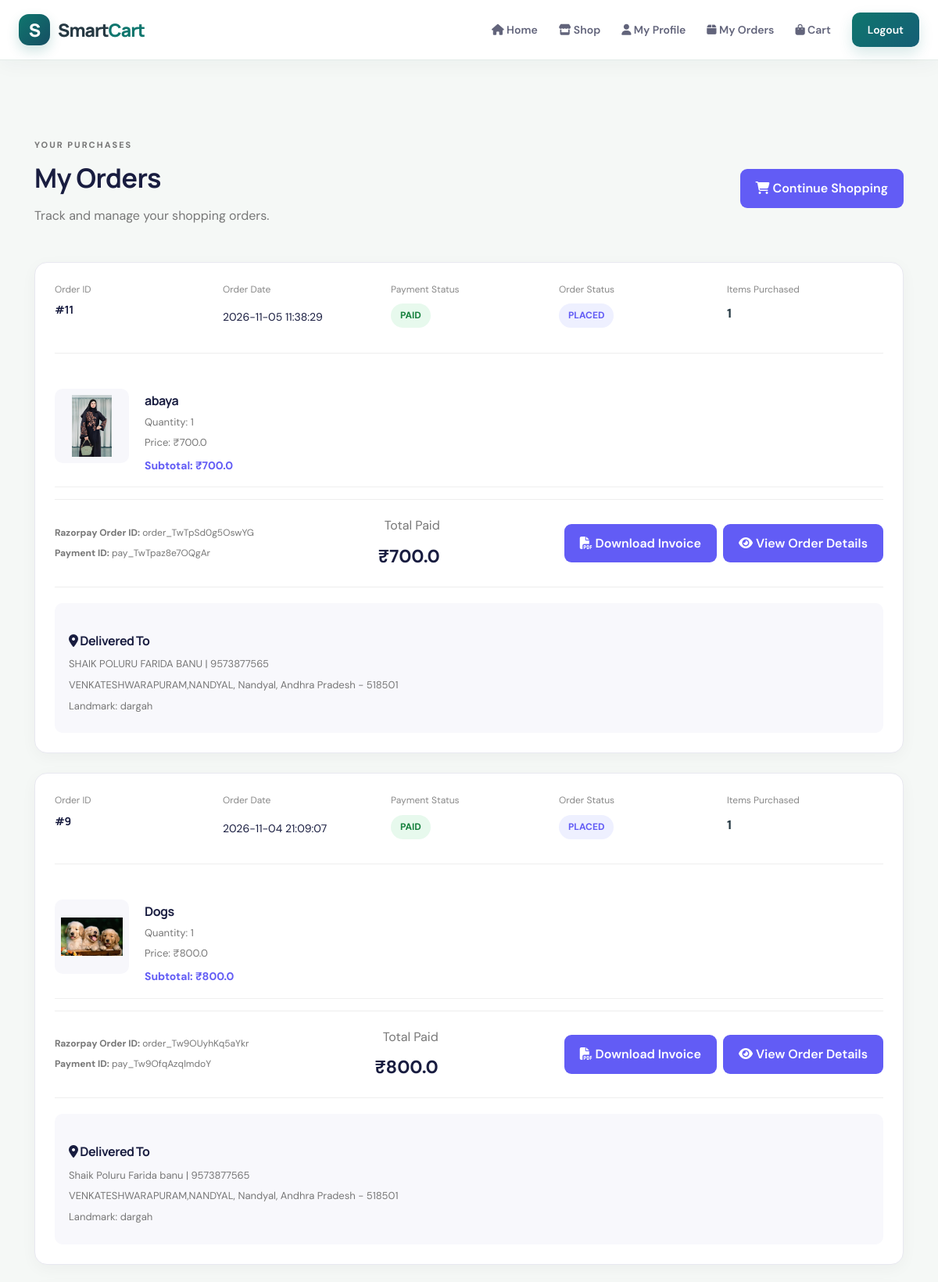
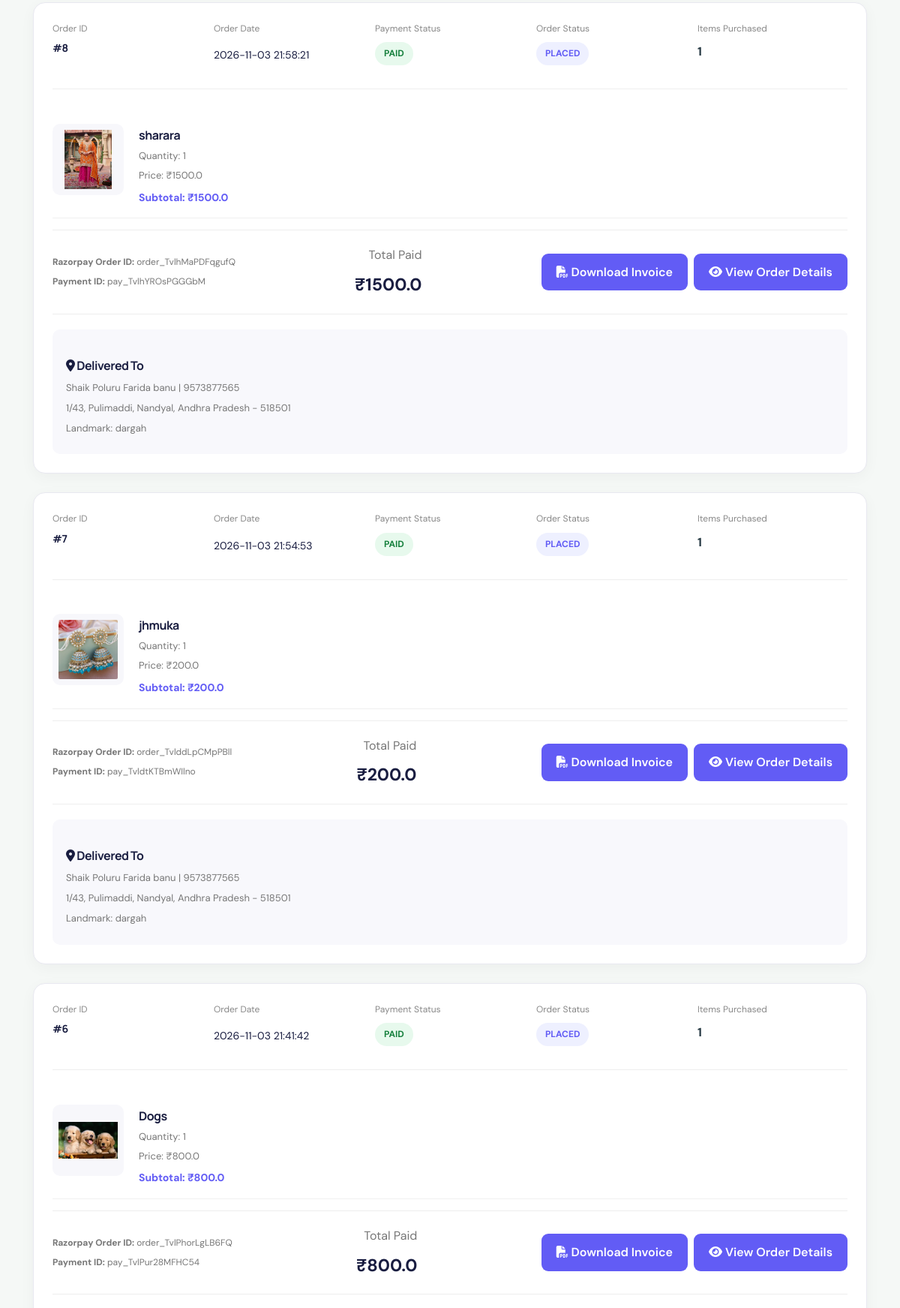
/user/my-orders (signed in, upper part), run on the app's committed database (2 pictures, top to bottom).
### tables this page shows
CREATE TABLE orders (
        order_id INTEGER PRIMARY KEY AUTOINCREMENT,
        customer_name TEXT,
        phone TEXT NOT NULL,
        email TEXT,
        address TEXT,
        city TEXT NOT NULL,
        state TEXT NOT NULL,
        pincode TEXT NOT NULL,
        total_amount REAL NOT NULL,
        status TEXT DEFAULT 'Placed',
        created_at TIMESTAMP DEFAULT CURRENT_TIMESTAMP,
        user_id INTEGER,
        razorpay_order_id TEXT,
        razorpay_payment_id TEXT UNIQUE,
        razorpay_signature TEXT,
        amount REAL,
        currency TEXT DEFAULT 'INR',
        payment_status TEXT DEFAULT 'PAID',
        order_status TEXT DEFAULT 'PLACED',
        full_name TEXT,
        address_line TEXT,
        landmark TEXT,
        FOREIGN KEY (user_id) REFERENCES users (user_id) ON DELETE SET NULL
    );

CREATE TABLE order_items (
        order_item_id INTEGER PRIMARY KEY AUTOINCREMENT,
        order_id INTEGER NOT NULL,
        product_id INTEGER,
        product_name TEXT NOT NULL,
        price REAL NOT NULL,
        quantity INTEGER NOT NULL DEFAULT 1,
        subtotal REAL NOT NULL,
        product_image TEXT,
        FOREIGN KEY (order_id) REFERENCES orders (order_id) ON DELETE CASCADE,
        FOREIGN KEY (product_id) REFERENCES products (product_id) ON DELETE SET NULL
    );

### app.py (the view)
@app.route('/user/my-orders')
def my_orders():
    if 'user_id' not in session:
        flash("Please login to view your orders.", "error")
        return redirect(url_for('user_login'))
    conn = None
    cursor = None
    try:
        conn = get_db_connection()
        cursor = conn.cursor(dictionary=True)
        cursor.execute(
            "SELECT * FROM orders WHERE user_id = %s ORDER BY created_at DESC",
            (session['user_id'],)
        )
        orders = cursor.fetchall()
        for order in orders:
            cursor.execute(
                "SELECT * FROM order_items WHERE order_id = %s ORDER BY order_item_id",
                (order['order_id'],)
            )
            order['items'] = cursor.fetchall()
            order['item_count'] = sum(int(item.get('quantity', 0)) for item in order['items'])
        return render_template('user/my_orders.html', orders=orders)
    except Exception:
        app.logger.exception("Unable to load orders for user_id=%s", session.get('user_id'))
        flash("Unable to load your orders. Please try again.", "error")
        return redirect(url_for('user_dashboard'))
    finally:
        if cursor:
            cursor.close()
        if conn:
            conn.close()

### db.py (called while the page is built)
def get_db_connection():
    return SQLiteDictConnection(DB_PATH)

    def fetchall(self):
        if self._custom_rows is not None:
            res = self._custom_rows
            self._custom_rows = []
            return res
        return [dict(r) for r in self._cursor.fetchall()]

    def close(self):
        self._cursor.close()

    def cursor(self, dictionary=True):
        return SQLiteDictCursor(self._conn.cursor())

    def close(self):
        self._conn.close()

### templates/user/my_orders.html (shortened to what this page needs)
{% extends 'base.html' %} {% block title %}My Orders | SmartCart{% endblock %}
{% block content %}
<div class="my-orders-container">
  <div class="orders-heading">
    <div>
      <p class="eyebrow">YOUR PURCHASES</p>
      <h1>My Orders</h1>
      <p>Track and manage your shopping orders.</p>
    </div>
    <a href="{{ url_for('user_dashboard') }}" class="shop-btn">
      <i class="fa-solid fa-cart-shopping"></i>
      Continue Shopping
    </a>
  </div>
  {% if orders %} {% for order in orders %}
  <div class="order-card">
    <div class="order-header">
      <div>
        <span class="order-label">Order ID</span>
        <h3>#{{ order.order_id }}</h3>
      </div>
      <div>
        <span class="order-label">Order Date</span>
        <p>{{ order.created_at }}</p>
      </div>
      <div>
        <span class="order-label">Payment Status</span>
        <span class="status-badge paid"> {{ order.payment_status }} </span>
      </div>
      <div>
        <span class="order-label">Order Status</span>
        <span class="status-badge placed"> {{ order.order_status }} </span>
      </div>
      <div>
        <span class="order-label">Items Purchased</span>
        <strong>{{ order.item_count|default(0) }}</strong>
      </div>
    </div>
    <div class="order-products">
      {% for item in order['items'] %}
      <div class="order-product">
        {% if item.product_image %} {% if
        item.product_image.startswith('http://') or
        item.product_image.startswith('https://') %}
        <img
          src="{{ item.product_image }}"
          alt="{{ item.product_name }}"
          class="order-product-image"
        />
        {% else %}
        <img
          src="{{ url_for('static', filename='uploads/product_images/' ~ item.product_image.split('/')[-1]) }}"
          alt="{{ item.product_name }}"
          class="order-product-image"
        />
        {% endif %} {% else %}
        <div class="order-image-placeholder">
          <i class="fa-regular fa-image"></i>
        </div>
        {% endif %}
        <div class="order-product-details">
          <h4>{{ item.product_name }}</h4>
          <p>Quantity: {{ item.quantity }}</p>
          <p>Price: ₹{{ item.price }}</p>
          <strong>Subtotal: ₹{{ item.subtotal }}</strong>
        </div>
      </div>
      {% endfor %}
    </div>
    <div class="order-footer">
      <div class="payment-information">
        <p>
          <strong>Razorpay Order ID:</strong>
          {{ order.razorpay_order_id }}
        </p>
        <p>
          <strong>Payment ID:</strong>
          {{ order.razorpay_payment_id }}
        </p>
      </div>
      <div class="order-total">
        <span>Total Paid</span>
        <strong> ₹{{ order.total_amount }} </strong>
      </div>
      <div class="order-actions" style="display: flex; gap: 8px; flex-wrap: wrap; align-items: center;">
        <a href="{{ url_for('download_invoice', order_id=order.order_id) }}" class="shop-btn order-details-link">
          <i class="fa-solid fa-file-pdf"></i> Download Invoice
        </a>
        <a href="{{ url_for('order_success', order_db_id=order.order_id) }}" class="shop-btn order-details-link">
          <i class="fa-solid fa-eye"></i> View Order Details
        </a>
      </div>
    </div>
    <div class="order-address">
      <h4>
        <i class="fa-solid fa-location-dot"></i>
        Delivered To
      </h4>
      <p>{{ order.full_name }} | {{ order.phone }}</p>
      <p>
        {{ order.address_line }}, {{ order.city }}, {{ order.state }} - {{
        order.pincode }}
      </p>
      {% if order.landmark %}
      <p>Landmark: {{ order.landmark }}</p>
      {% endif %}
    </div>
  </div>
  {% endfor %} {% endif %}
</div>
{% endblock %}

### static/css/style.css (style rules this page uses)
:root { --primary: #6366f1; --primary-dark: #4f46e5; --primary-light: #eef2ff; --navy: #171b3b; --ink: #252641; --muted: #777b91; --line: #eeeef5; --surface: #ffffff; --canvas: #f8f8fc; --success: #16a34a; --danger: #dc2626; --shadow: 0 10px 35px rgba(30, 27, 75, .07); --page-width: 1320px; }
*, *::before, *::after { box-sizing: border-box; }
html { scroll-behavior: smooth; }
body { min-height: 100vh; margin: 0; display: flex; flex-direction: column; background: var(--surface); color: var(--ink); font-family: "DM Sans", Arial, sans-serif; line-height: 1.6; }
img { display: block; max-width: 100%; }
a { color: inherit; text-decoration: none; }
h1, h2, h3, h4 { color: var(--navy); font-family: "Manrope", sans-serif; line-height: 1.2; letter-spacing: -.5px; }
h1 { font-size: clamp(30px, 4vw, 48px); margin: 0 0 15px; }
h3 { font-size: 18px; margin: 0 0 10px; }
p { color: var(--muted); }
.eyebrow { color: var(--primary); font-size: 11px; font-weight: 800; letter-spacing: 2px; text-transform: uppercase; margin: 0 0 12px; }
.my-orders-container { max-width: 1200px; margin: 45px auto; padding: 20px; }
.orders-heading { display: flex; justify-content: space-between; align-items: center; gap: 20px; margin-bottom: 30px; }
.orders-heading h1 { font-size: 34px; color: #191d40; margin: 8px 0; }
.orders-heading p { color: #777; }
.order-card { background: white; border: 1px solid #e8e8f0; border-radius: 16px; padding: 25px; margin-bottom: 25px; box-shadow: 0 5px 20px rgba(0,0,0,0.04); }
.order-header { display: grid; grid-template-columns: repeat(5, minmax(0, 1fr)); gap: 15px; padding-bottom: 20px; border-bottom: 1px solid #eee; }
.order-label { display: block; color: #888; font-size: 12px; margin-bottom: 8px; }
.order-header h3, .order-header p { color: #191d40; font-size: 14px; overflow-wrap: anywhere; }
.status-badge { display: inline-block; padding: 6px 12px; border-radius: 20px; font-size: 12px; font-weight: 700; }
.paid { background: #e7f9ed; color: #16803d; }
.placed { background: #eef0ff; color: #625cf5; }
.order-products { padding: 15px 0; }
.order-product { display: flex; align-items: center; gap: 20px; padding: 15px 0; border-bottom: 1px solid #f0f0f0; }
.order-product-image, .order-image-placeholder { width: 95px; height: 95px; border-radius: 10px; object-fit: contain; background: #f7f7fb; padding: 8px; box-sizing: border-box; }
.order-product-details h4 { color: #191d40; margin-bottom: 8px; }
.order-product-details p { color: #777; margin: 5px 0; font-size: 13px; }
.order-product-details strong { color: #625cf5; font-size: 14px; }
.order-footer { display: flex; justify-content: space-between; align-items: center; gap: 20px; padding: 20px 0; border-top: 1px solid #eee; border-bottom: 1px solid #eee; }
.payment-information p { font-size: 12px; color: #777; margin: 7px 0; overflow-wrap: anywhere; }
.order-total { text-align: right; }
.order-total span { display: block; color: #777; margin-bottom: 8px; }
.order-total strong { color: #191d40; font-size: 23px; }
.order-address { margin-top: 20px; background: #f8f8fc; padding: 18px; border-radius: 10px; }
.order-address h4 { color: #191d40; margin-bottom: 10px; }
.order-address p { color: #777; font-size: 13px; margin: 6px 0; }
.shop-btn { display: inline-block; padding: 12px 20px; background: #625cf5; color: white; text-decoration: none; border-radius: 9px; font-weight: 600; }
:root { --primary: #0f766e; --primary-dark: #115e59; --primary-light: #e6f4f1; --navy: #172f3b; --ink: #263943; --muted: #71818a; --line: #e4ece9; --surface: #ffffff; --canvas: #f5f8f6; --success: #16845b; --danger: #c44747; --shadow: 0 14px 38px rgba(24, 55, 59, .08); }
body { background: #f5f8f6; color: #263943; }
.brand-accent, .eyebrow { color: #0f766e; }
.order-details-link { align-self: center; white-space: nowrap; }

### data on the page
orders: order_id "11", created_at "2026-11-05 11:38:29", payment_status "PAID", order_status "PLACED", item_count "1", razorpay_order_id "order_TwTpSd0g5OswYG", razorpay_payment_id "pay_TwTpaz8e7OQgAr", total_amount "700.0", full_name "SHAIK POLURU FARIDA BANU", phone "9573877565", address_line "VENKATESHWARAPURAM,NANDYAL", city "Nandyal", state "Andhra Pradesh", pincode "518501", landmark "dargah"
order_items: product_image (picture), product_name "abaya", quantity "1", price "700.0", subtotal "700.0"
orders: order_id "9", created_at "2026-11-04 21:09:07", payment_status "PAID", order_status "PLACED", item_count "1", razorpay_order_id "order_Tw9OUyhKq5aYkr", razorpay_payment_id "pay_Tw9OfqAzqlmdoY", total_amount "800.0", full_name "Shaik Poluru Farida banu", phone "9573877565", address_line "VENKATESHWARAPURAM,NANDYAL", city "Nandyal", state "Andhra Pradesh", pincode "518501", landmark "dargah"
order_items: product_image (picture), product_name "Dogs", quantity "1", price "800.0", subtotal "800.0"
orders: order_id "8", created_at "2026-11-03 21:58:21", payment_status "PAID", order_status "PLACED", item_count "1", razorpay_order_id "order_TvlhMaPDFqgufQ", razorpay_payment_id "pay_TvlhYROsPGGGbM", total_amount "1500.0", full_name "Shaik Poluru Farida banu", phone "9573877565", address_line "1/43, Pulimaddi", city "Nandyal", state "Andhra Pradesh", pincode "518501", landmark "dargah"
order_items: product_image+product_name (picture), product_name "sharara", quantity "1", price "1500.0", subtotal "1500.0"
orders: order_id "7", created_at "2026-11-03 21:54:53", payment_status "PAID", order_status "PLACED", item_count "1", razorpay_order_id "order_TvlddLpCMpPBll", razorpay_payment_id "pay_TvldtKTBmWIlno", total_amount "200.0", full_name "Shaik Poluru Farida banu", phone "9573877565", address_line "1/43, Pulimaddi", city "Nandyal", state "Andhra Pradesh", pincode "518501", landmark "dargah"
order_items: product_image (picture), product_name "jhmuka", quantity "1", price "200.0", subtotal "200.0"
orders: order_id "6", created_at "2026-11-03 21:41:42", payment_status "PAID", order_status "PLACED", item_count "1", razorpay_order_id "order_TvlPhorLgLB6FQ", razorpay_payment_id "pay_TvlPur28MFHC54", total_amount "800.0"
order_items: product_image (picture), product_name "Dogs", quantity "1", price "800.0", subtotal "800.0"
